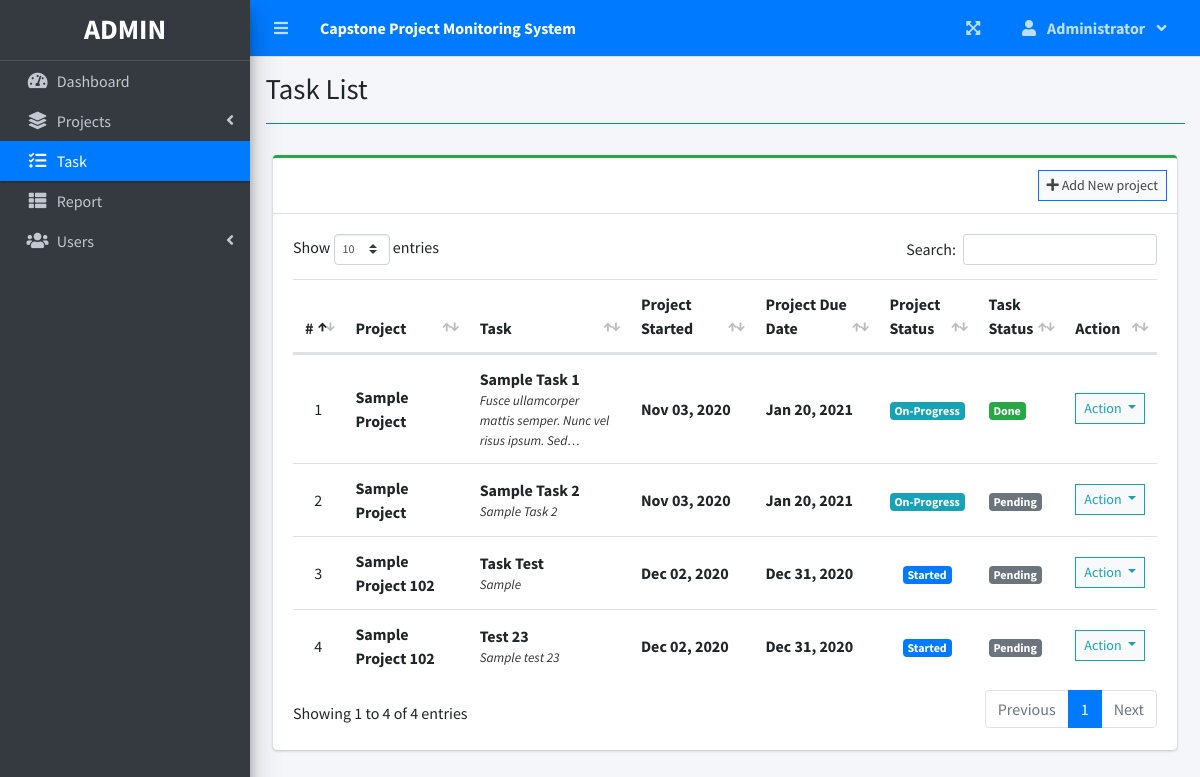
The app's page /index.php?page=task_list (signed in) with its own data.
### tables this page shows
CREATE TABLE `task_list` (
  `id` int(30) NOT NULL,
  `project_id` int(30) NOT NULL,
  `task` varchar(200) NOT NULL,
  `description` text NOT NULL,
  `status` tinyint(4) NOT NULL,
  `date_created` datetime NOT NULL DEFAULT current_timestamp()
);

CREATE TABLE `project_list` (
  `id` int(30) NOT NULL,
  `name` varchar(200) NOT NULL,
  `description` text NOT NULL,
  `status` tinyint(2) NOT NULL,
  `start_date` date NOT NULL,
  `end_date` date NOT NULL,
  `manager_id` int(30) NOT NULL,
  `user_ids` text NOT NULL,
  `date_created` datetime NOT NULL DEFAULT current_timestamp()
);

### task_list.php (the view, shortened to what this page needs)
<?php include'db_connect.php' ?>
<div class="col-lg-12">
	<div class="card card-outline card-success">
		<div class="card-header">
			<div class="card-tools">
				<a class="btn btn-block btn-sm btn-default btn-flat border-primary" href="./index.php?page=new_project"><i class="fa fa-plus"></i> Add New project</a>
			</div>
		</div>
		<div class="card-body">
			<table class="table tabe-hover table-condensed" id="list">
				<colgroup>
					<col width="5%">
					<col width="15%">
					<col width="20%">
					<col width="15%">
					<col width="15%">
					<col width="10%">
					<col width="10%">
					<col width="10%">
				</colgroup>
				<thead>
					<tr>
						<th class="text-center">#</th>
						<th>Project</th>
						<th>Task</th>
						<th>Project Started</th>
						<th>Project Due Date</th>
						<th>Project Status</th>
						<th>Task Status</th>
						<th>Action</th>
					</tr>
				</thead>
				<tbody>
					<?php
					$i = 1;
					$where = "";
					$stat = array("Pending","Started","On-Progress","On-Hold","Over Due","Done");
					$qry = $conn->query("SELECT t.*,p.name as pname,p.start_date,p.status as pstatus, p.end_date,p.id as pid FROM task_list t inner join project_list p on p.id = t.project_id $where order by p.name asc");
					while($row= $qry->fetch_assoc()):
						$trans = get_html_translation_table(HTML_ENTITIES,ENT_QUOTES);
						unset($trans["\""], $trans["<"], $trans[">"], $trans["<h2"]);
						$desc = strtr(html_entity_decode($row['description']),$trans);
						$desc=str_replace(array("<li>","</li>"), array("",", "), $desc);
		                $cprog = $conn->query("SELECT * FROM task_list where project_id = {$row['pid']} and status = 3")->num_rows;
		                $prod = $conn->query("SELECT * FROM user_productivity where project_id = {$row['pid']}")->num_rows;
		                if($row['pstatus'] == 0 && strtotime(date('Y-m-d')) >= strtotime($row['start_date'])):
		                if($prod  > 0  || $cprog > 0)
		                  $row['pstatus'] = 2;
		                else
		                  $row['pstatus'] = 1;
		                elseif($row['pstatus'] == 0 && strtotime(date('Y-m-d')) > strtotime($row['end_date'])):
		                $row['pstatus'] = 4;
		                endif;
					?>
					<tr>
						<td class="text-center"><?php echo $i++ ?></td>
						<td>
							<p><b><?php echo ucwords($row['pname']) ?></b></p>
						</td>
						<td>
							<p><b><?php echo ucwords($row['task']) ?></b></p>
							<p class="truncate"><?php echo strip_tags($desc) ?></p>
						</td>
						<td><b><?php echo date("M d, Y",strtotime($row['start_date'])) ?></b></td>
						<td><b><?php echo date("M d, Y",strtotime($row['end_date'])) ?></b></td>
						<td class="text-center">
							<?php
							  if($stat[$row['pstatus']] =='Pending'){
							  	echo "<span class='badge badge-secondary'>{$stat[$row['pstatus']]}</span>";
							  }elseif($stat[$row['pstatus']] =='Started'){
							  	echo "<span class='badge badge-primary'>{$stat[$row['pstatus']]}</span>";
							  }elseif($stat[$row['pstatus']] =='On-Progress'){
							  	echo "<span class='badge badge-info'>{$stat[$row['pstatus']]}</span>";
							  }elseif($stat[$row['pstatus']] =='On-Hold'){
							  	echo "<span class='badge badge-warning'>{$stat[$row['pstatus']]}</span>";
							  }elseif($stat[$row['pstatus']] =='Over Due'){
							  	echo "<span class='badge badge-danger'>{$stat[$row['pstatus']]}</span>";
							  }elseif($stat[$row['pstatus']] =='Done'){
							  	echo "<span class='badge badge-success'>{$stat[$row['pstatus']]}</span>";
							  }
							?>
						</td>
						<td>
                        	<?php
                        	if($row['status'] == 1){
						  		echo "<span class='badge badge-secondary'>Pending</span>";
                        	}elseif($row['status'] == 2){
						  		echo "<span class='badge badge-primary'>On-Progress</span>";
                        	}elseif($row['status'] == 3){
						  		echo "<span class='badge badge-success'>Done</span>";
                        	}
                        	?>
                        </td>
						<td class="text-center">
							<button type="button" class="btn btn-default btn-sm btn-flat border-info wave-effect text-info dropdown-toggle" data-toggle="dropdown" aria-expanded="true">
		                      Action
		                    </button>
						</td>
					</tr>
				<?php endwhile; ?>
				</tbody>
			</table>
		</div>
	</div>
</div>

### task_list.php (style rules this page uses)
table p { margin: unset !important; }
table td { vertical-align: middle !important }

### records on screen
task_list: project_list.name "Sample Project", task "Sample Task 1", description "Fusce ullamcorper mattis semper. Nunc vel risus ipsum.…", project_list.start_date "Nov 03, 2020", project_list.end_date "Jan 20, 2021", pstatus "On-Progress", status "Done"
task_list: project_list.name "Sample Project", task "Sample Task 2", description "Sample Task 2", project_list.start_date "Nov 03, 2020", project_list.end_date "Jan 20, 2021", id "On-Progress", status "Pending"
task_list: project_list.name "Sample Project 102", task "Task Test", description "Sample", project_list.start_date "Dec 02, 2020", project_list.end_date "Dec 31, 2020", status "Started", shows "Pending"
task_list: project_list.name "Sample Project 102", task "Test 23", description "Sample test 23", project_list.start_date "Dec 02, 2020", project_list.end_date "Dec 31, 2020", status "Started", shows "Pending"

### other values on screen
$_SESSION['system']['name'] "Capstone Project Monitoring System"
$_SESSION['login_firstname'] "Administrator"
$title "Task List"
